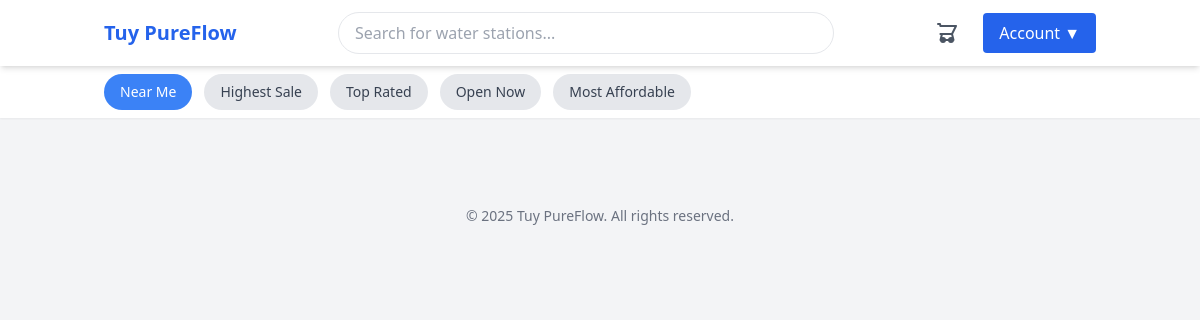
The page /Consumer/landing_page.php on the database as committed earlier.
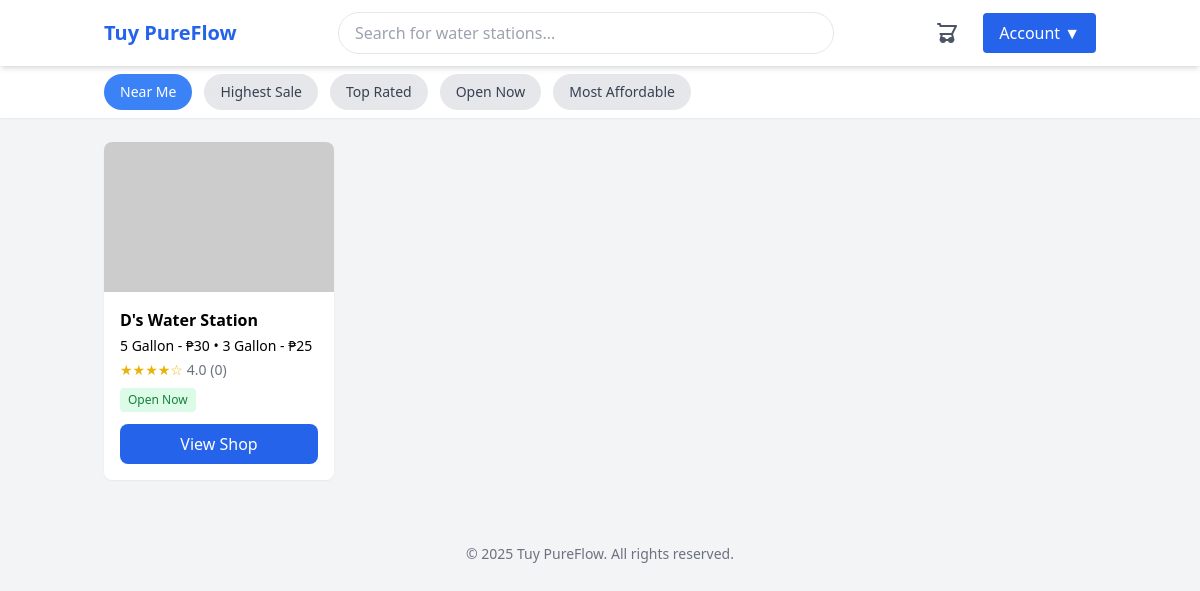
The same page on the database as committed later.
### tables this page shows
CREATE TABLE `shop` (
  `shop_id` int(11) NOT NULL,
  `distributor_id` int(11) NOT NULL,
  `name` varchar(100) NOT NULL,
  `location` varchar(255) NOT NULL,
  `contact_number` varchar(15) NOT NULL,
  `latitude` decimal(10,7) DEFAULT NULL,
  `longitude` decimal(10,7) DEFAULT NULL,
  `average_rating` decimal(3,2) DEFAULT NULL,
  `open_time` time DEFAULT NULL,
  `close_time` time DEFAULT NULL
);

### Consumer/landing_page.php (the view, shortened to what this page needs)
<?php
include '../db.php';
$stmt = $conn->query("SELECT s.* FROM shop s JOIN distributor d ON s.distributor_id = d.distributor_id WHERE d.status = 'Approved'");
$stations = $stmt->fetchAll();
?>
<!DOCTYPE html>
<html lang="en">
<head>
  <script src="https://cdn.tailwindcss.com"></script>
  <link rel="stylesheet" href="assets/style.css">
</head>
<body class="bg-gray-100 font-sans">
  <header class="bg-white shadow-md sticky top-0 z-50">
    <div class="container mx-auto px-4 py-3 flex justify-between items-center">
      <h1 class="text-xl font-bold text-blue-600">Tuy PureFlow</h1>
      <input type="text" placeholder="Search for water stations..." class="px-4 py-2 border rounded-full w-1/2 focus:outline-none focus:ring-2 focus:ring-blue-500" />
      <div class="flex gap-4 items-center">
        <a href="cart.php" class="relative">
          <svg class="w-6 h-6 text-gray-600 hover:text-blue-600" fill="none" stroke="currentColor" viewBox="0 0 24 24">
            <path stroke-linecap="round" stroke-linejoin="round" stroke-width="2" d="M3 3h2l.4 2M7 13h10l4-8H5.4M7 13l-1.5 6h13l-1.5-6M7 13H5.4M16 21a2 2 0 100-4 2 2 0 000 4zm-8 0a2 2 0 100-4 2 2 0 000 4z"></path>
          </svg>
        </a>
        <?php if (isset($_SESSION['consumer_id'])): ?>
          <a href="account.php" class="text-sm text-gray-600 hover:text-blue-600">
            Hello, <?= htmlspecialchars($_SESSION['consumer_name']) ?>
          </a>
          <a href="logout.php" class="text-sm text-red-500 hover:bg-red-100 hover:text-red-700 px-2 py-1 rounded transition">Logout</a>
        <?php else: ?>
          <div class="relative group">
            <button class="ml-2 px-4 py-2 bg-blue-600 text-white rounded hover:bg-blue-700 font-medium flex items-center gap-1 focus:outline-none">
              Account
              <span class="transform transition-transform group-hover:rotate-180">▼</span>
            </button>
          </div>
        <?php endif; ?>
      </div>
    </div>
  </header>
  <nav class="bg-white py-2 shadow-sm">
    <div class="container mx-auto px-4 flex gap-3 overflow-x-auto text-sm font-medium whitespace-nowrap">
      <button class="bg-blue-500 text-white px-4 py-2 rounded-full">Near Me</button>
      <button class="bg-gray-200 text-gray-700 px-4 py-2 rounded-full">Highest Sale</button>
      <button class="bg-gray-200 text-gray-700 px-4 py-2 rounded-full">Top Rated</button>
      <button class="bg-gray-200 text-gray-700 px-4 py-2 rounded-full">Open Now</button>
      <button class="bg-gray-200 text-gray-700 px-4 py-2 rounded-full">Most Affordable</button>
    </div>
  </nav>
  <main class="container mx-auto px-4 mt-6 grid gap-6 grid-cols-2 md:grid-cols-3 lg:grid-cols-4">
    <?php foreach ($stations as $station): ?>
    <div class="bg-white rounded-lg shadow-sm overflow-hidden hover:shadow-md transition shop-card">
      <img src="<?= htmlspecialchars($station['image_url'] ?? 'https://via.placeholder.com/300x150') ?>" alt="Shop" class="w-full h-36 object-cover" />
      <div class="p-4">
        <h2 class="text-md font-semibold truncate"><?= htmlspecialchars($station['name'] ?? 'Shop') ?></h2>
        <p class="text-sm mt-1"><?= htmlspecialchars($station['products'] ?? '5 Gallon - ₱30 • 3 Gallon - ₱25') ?></p>
        <div class="flex items-center text-sm mt-1">
          <span class="text-yellow-500 mr-1">
            <?php
              $rating = round($station['rating'] ?? 4);
              for ($i = 0; $i < 5; $i++) {
                echo $i < $rating ? '★' : '☆';
              }
            ?>
          </span>
          <span class="text-gray-500"><?= number_format($station['rating'] ?? 4.0, 1) ?> (<?= $station['reviews'] ?? 0 ?>)</span>
        </div>
        <?php if (($station['is_open'] ?? 1) == 1): ?>
          <span class="inline-block mt-2 px-2 py-1 text-xs rounded bg-green-100 text-green-700">Open Now</span>
        <?php else: ?>
          <span class="inline-block mt-2 px-2 py-1 text-xs rounded bg-red-100 text-red-700">Closed</span>
        <?php endif; ?>
        <a href="shop_page.php?shop_id=<?= urlencode($station['shop_id']) ?>" class="view-button mt-3 w-full py-2 text-center text-white rounded-lg block bg-blue-600 hover:bg-blue-700">View Shop</a>
      </div>
    </div>
    <?php endforeach; ?>
  </main>
  <footer class="mt-10 py-6 text-center text-gray-500 text-sm">
    &copy; 2025 Tuy PureFlow. All rights reserved.
  </footer>
</body>
</html>

### Consumer/assets/style.css (style rules this page uses)
body { font-family: 'Segoe UI', Tahoma, Geneva, Verdana, sans-serif; }
.shop-card img { object-fit: cover; height: 150px; }
.shop-card .view-button { background-color: #2563eb; color: white; }

Rows that differ between the two databases and show on the page:
added shop: name "D's Water Station", products "5 Gallon - ₱30 • 3 Gallon - ₱25", rating "4.0", reviews "0"
